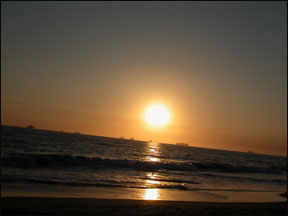
#> input picture 图像处理练习2/crooked_horizon.jpg, 288 x 216 px, found by its file name
$ python '比较.py'
#> lines starting #> are read from the running program, lines starting #| are printed output that depends on the picture
#> further down, im is the input picture: shape (216, 288, 3); mean R, G, B 91.1, 74.9, 56
### 图像处理练习2/rotate_image.py
import numpy as np
import imageio
import rotate
import scipy.interpolate
import matplotlib.pyplot as plt
#https://docs.scipy.org/doc/scipy/reference/generated/scipy.interpolate.griddata.html
def rotate_image(im,angle):
#> called with angle = 45
    h=im.shape[0]
#> h = 216
    w=im.shape[1]
#> w = 288
    midx=(w-1)/2
#> midx = 143.5
    midy=(h-1)/2
#> midy = 107.5
    max_h=-np.Infinity
    max_w=-np.Infinity
    total_point=h*w
#> total_point = 62208
    t_xy=np.zeros((2,total_point))
    values=np.zeros((w*h,3))
    #获取t_yx和values
    for i in range(im.shape[0]):
        for j in range(im.shape[1]):
            t_xy[0][i*w +j]=j-midx#i,j与x，y坐标的换算
            t_xy[1][i*w +j]=midy-i
            values[i*w+j]=im[i][j]
    #np.arctan(h/w)/np.pi*180 测试左上角点是否旋转至水平
    t_xy=rotate.rotate(t_xy,angle)
    #获取边界
    for i in range(len(t_xy[0])):
        if t_xy[0][i]>max_w:
            max_w=t_xy[0][i]
        if t_xy[1][i]>max_h:
            max_h=t_xy[1][i]
#> this loop made 62208 passes
#> (max_w, max_h) on passes 1 to 12: (-177.5, -25.46), (-176.8, -24.75), (-176.1, -24.04), (-175.4, -23.33), (-174.7, -22.63), (-173.9, -21.92), (-173.2, -21.21), (-172.5, -20.51), (-171.8, -19.8), (-171.1, -19.09), (-170.4, -18.38), (-169.7, -17.68)
#> max_w on pass 100: -107.5
#> after the loop, max_h = 177.5; max_w = 177.5
    #矩阵转置
    t_xy=np.transpose(t_xy)
#> t_xy = 62208 pairs, first value -177.5 to 177.5, second value -177.5 to 177.5
    #新图像大小
    new_h=int(max_h*2+1)
#> new_h = 355
    new_w=int(max_w*2+1)
#> new_w = 355
    new_im=np.zeros((new_h,new_w,3))
    new_h=new_im.shape[0]
    new_w=new_im.shape[1]
    new_midx=(new_w-1)/2
#> new_midx = 177
    new_midy=(new_h-1)/2
#> new_midy = 177
    #获取网格点
    xi=np.zeros((new_h*new_w,2))
    for i in range(new_im.shape[0]):
        for j in range(new_im.shape[1]):
            xi[i*new_w +j][0]=j-new_midx#i,j与x，y坐标的换算
            xi[i*new_w +j][1]=new_midy-i
    #使用scipy函数griddata实现，t_xy代表新的点的坐标，values代表点的值，xi是网格点的坐标
    new_im_values=scipy.interpolate.griddata(t_xy, values, xi)
    for i in range(new_im.shape[0]):
        for j in range(new_im.shape[1]):
            new_im[i][j]=new_im_values[i*new_w+j]
#> new_im: shape (355, 355, 3) float64; 50.99% of the values are NaN or infinite; the others: min 0, max 255, mean 74.45
    return new_im.astype('uint8')
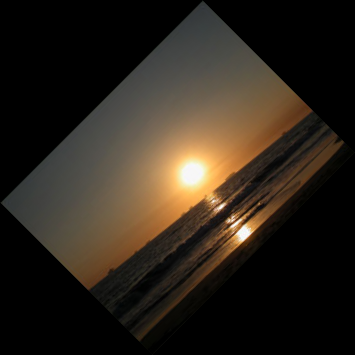
#> returned value: shape (355, 355, 3); mean of channels 0, 1, 2 44.7, 36.7, 27.4; drawn as R, G, B

# [15 lines left out: functions show, main, not called in this run]

# [2 lines that do not run on import are left out]

### 图像处理练习2/rotate.py
import numpy as np
def rotate(mat,degree):
    degree=360-degree
    rad=degree/180*np.pi
    ex=np.array([[np.cos(rad),np.sin(rad)],[-np.sin(rad),np.cos(rad)]])
    rotated=np.matmul(ex, mat)
    return rotated

# [5 lines that do not run on import are left out]


### 图像处理练习2/比较.py
import rotate_image
import cv2
import numpy as np
import imageio
import matplotlib.pyplot as plt
def show(im):
    plt.ion()
    plt.imshow(im)
    plt.show()

def rotate_bound(image, angle):
#> called with angle = -45
    (h, w) = image.shape[:2]
#> h = 216; w = 288
    (cX, cY) = (w // 2, h // 2)
#> cX = 144; cY = 108
    M = cv2.getRotationMatrix2D((cX, cY), -angle, 1.0)
    cos = np.abs(M[0, 0])
#> cos = 0.707
    sin = np.abs(M[0, 1])
#> sin = 0.707
    nW = int((h * sin) + (w * cos))
#> nW = 356
    nH = int((h * cos) + (w * sin))
#> nH = 356
    M[0, 2] += (nW / 2) - cX
    M[1, 2] += (nH / 2) - cY
    return cv2.warpAffine(image, M, (nW, nH))
#> returned value: shape (356, 356, 3)

path='C:/Users/19041/Desktop/im_Image Processing/crooked_horizon.jpg'
im=imageio.imread(path)
angle=45
myim=rotate_image.rotate_image(im,angle)
cvim=rotate_bound(im,-angle)

tim=np.zeros(cvim.shape).astype('uint8')
for i in range(len(myim)):
    for j in range(len(myim[0])):
        tim[i+1][j+1]=myim[i][j]

show(cvim-tim)
#> in show, `plt.show()`:
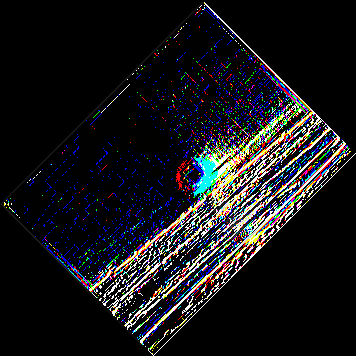
#> shown: shape (356, 356, 3); mean R, G, B 23.1, 23, 25.5
